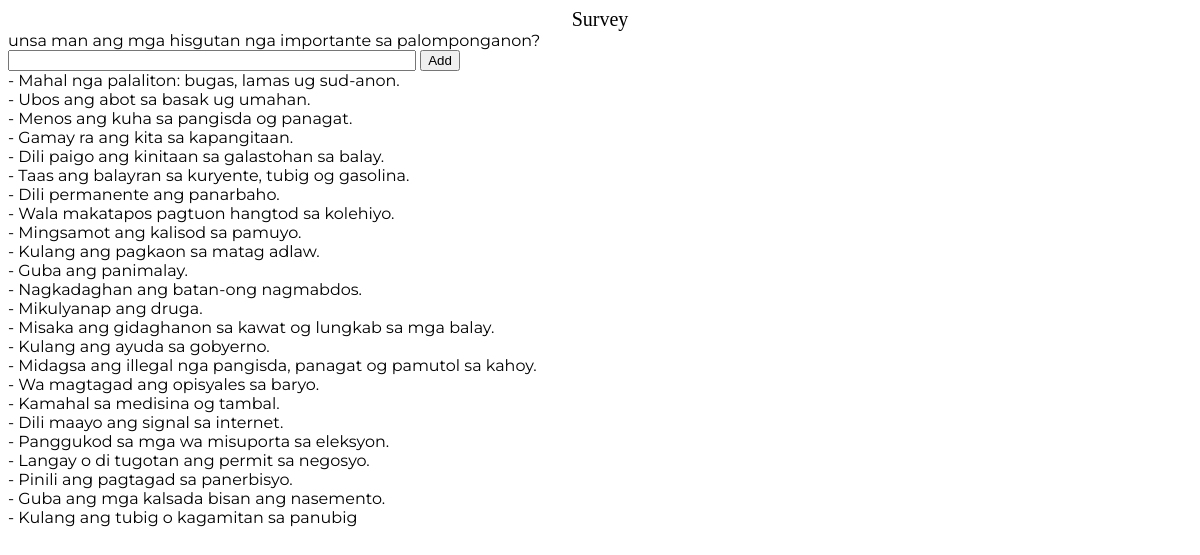
The page /add-option-question/1/ on the database its author committed.
### management/models.py (models this page shows, shortened)
class QuestionQuestionnaire(models.Model):
    name = models.CharField(max_length=255)

class QuestionOptions(models.Model):
    question = models.ForeignKey(
        QuestionQuestionnaire,
        on_delete=models.CASCADE,
        related_name='questionnaire_question'
    )
    name = models.CharField(max_length=1000)
    percentage = models.IntegerField(default=0)
    counts = models.IntegerField(default=0)

### management/views.py (the view, shortened to what this page needs)
# urls.py: path('add-option-question/<int:question_id>/', views.question_add_option, name='add-option'),
def question_add_option(request, question_id):
    question = QuestionQuestionnaire.objects.get(id=question_id)
    options = QuestionOptions.objects.filter(question=question)
    return render(request, 'question-option-add.html', {
        'question': question,
        'options': options
    })

### management/templates/question-option-add.html (shortened to what this page needs)
{% extends 'base.html' %}
{% load static %}
{% block content %}
    <div>
        {{ question.name }}
    </div>
    <form method="POST">
        <input type="text" name="option-name" style="width: 400px;">
        <button type="submit">
            Add
        </button>
    </form>
    {% for option in options %}
        <div>
            - {{ option.name }}
        </div>
    {% endfor %}
{% endblock %}

### management/templates/base.html (shortened to what this page needs)
<!DOCTYPE html>
<html lang="en">
<head>
    {% load static %}
    <link rel="stylesheet" href="{% static 'base.css' %}">
    <link rel="stylesheet" href="{% static 'survey.css' %}">
    <link rel="stylesheet" href="{% static 'survey-quali.css' %}">
    <link rel="stylesheet" href="{% static 'dashboard.css' %}">
</head>
<body>
    <header class="base-header">
        Survey
    </header>
    {% block content %}{% endblock %}
</body>
</html>

### management/static/base.css (style rules this page uses)
body { font-family: 'Montserrat'; }
.base-header { text-align: center; font-family: 'Impact'; font-size: 20px; }

### rows shown on the page
QuestionQuestionnaire: name "unsa man ang mga hisgutan nga importante sa palomponganon?"
QuestionOptions: name "Mahal nga palaliton: bugas, lamas ug sud-anon."
QuestionOptions: name "Ubos ang abot sa basak ug umahan."
QuestionOptions: name "Menos ang kuha sa pangisda og panagat."
QuestionOptions: name "Gamay ra ang kita sa kapangitaan."
QuestionOptions: name "Dili paigo ang kinitaan sa galastohan sa balay."
QuestionOptions: name "Taas ang balayran sa kuryente, tubig og gasolina."
QuestionOptions: name "Dili permanente ang panarbaho."
QuestionOptions: name "Wala makatapos pagtuon hangtod sa kolehiyo."
QuestionOptions: name "Mingsamot ang kalisod sa pamuyo."
QuestionOptions: name "Kulang ang pagkaon sa matag adlaw."
QuestionOptions: name "Guba ang panimalay."
QuestionOptions: name "Nagkadaghan ang batan-ong nagmabdos."
QuestionOptions: name "Mikulyanap ang druga."
QuestionOptions: name "Misaka ang gidaghanon sa kawat og lungkab sa mga balay."
QuestionOptions: name "Kulang ang ayuda sa gobyerno."
QuestionOptions: name "Midagsa ang illegal nga pangisda, panagat og pamutol sa kahoy."
QuestionOptions: name "Wa magtagad ang opisyales sa baryo."
QuestionOptions: name "Kamahal sa medisina og tambal."
QuestionOptions: name "Dili maayo ang signal sa internet."
QuestionOptions: name "Panggukod sa mga wa misuporta sa eleksyon."
QuestionOptions: name "Langay o di tugotan ang permit sa negosyo."
QuestionOptions: name "Pinili ang pagtagad sa panerbisyo."
QuestionOptions: name "Guba ang mga kalsada bisan ang nasemento."
QuestionOptions: name "Kulang ang tubig o kagamitan sa panubig"
